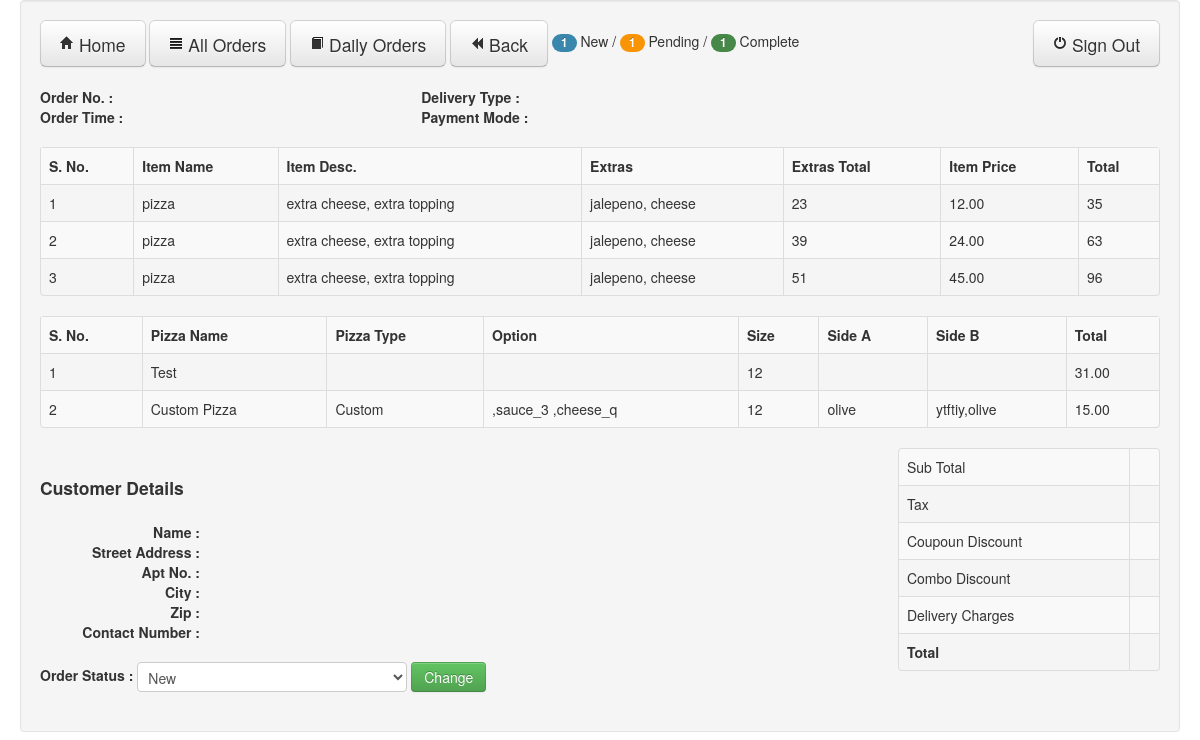
Page /adminOrderDetails.php?url_mainorder_id=1827364&url_user_id=11&url_status_id=2 (signed in) on the earlier database version.
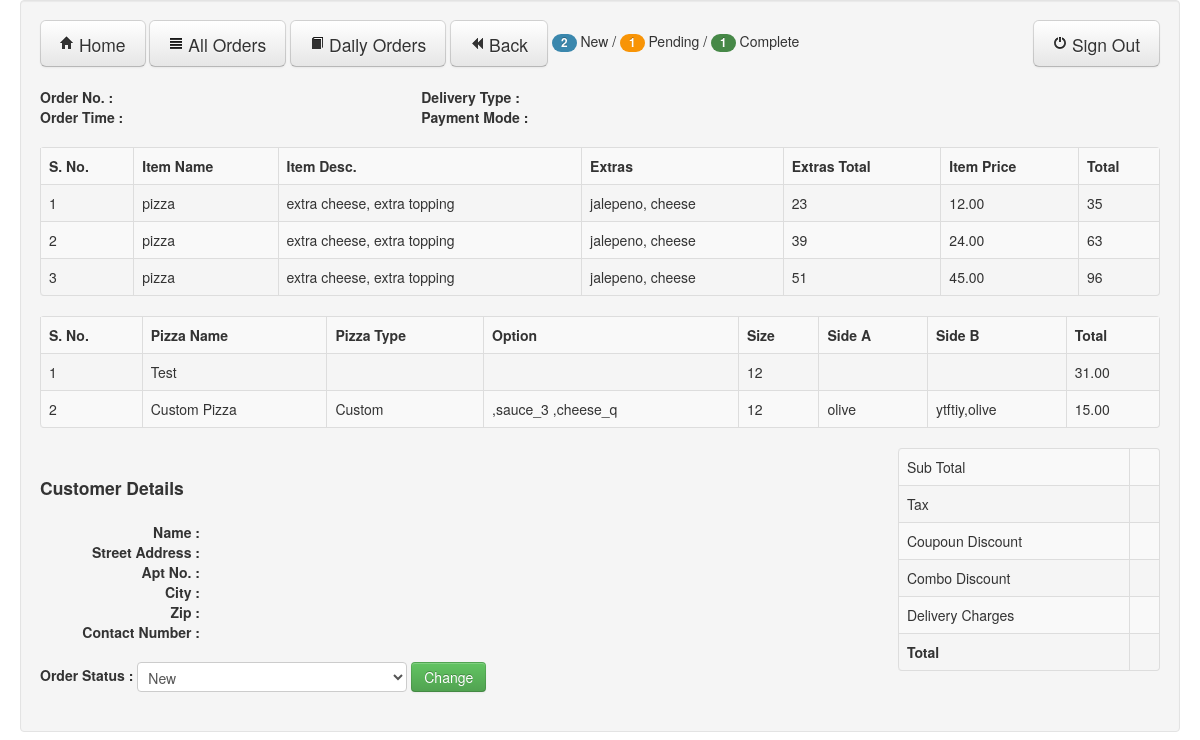
Same page on the later database version.
### tables this page shows
CREATE TABLE IF NOT EXISTS `cart_order_items` (
  `temp_order_id` int(11) NOT NULL AUTO_INCREMENT,
  `order_id` int(11) NOT NULL,
  `session_id` varchar(255) NOT NULL,
  `item_id` int(11) NOT NULL,
  `selected_options` varchar(255) NOT NULL,
  `extra_items` varchar(255) NOT NULL,
  `extra_price` varchar(255) NOT NULL,
  `pizzaname` varchar(255) NOT NULL,
  `size` int(11) NOT NULL,
  `price` decimal(11,2) NOT NULL,
  `pizzatype` varchar(255) NOT NULL,
  `crusttype` varchar(255) NOT NULL,
  `option` varchar(255) NOT NULL,
  `toppingsideA` varchar(255) NOT NULL,
  `toppingsideB` varchar(255) NOT NULL,
  `userid` int(11) NOT NULL,
  `status` varchar(255) NOT NULL,
  `pizzaid` int(11) NOT NULL,
  `item_name` varchar(255) DEFAULT NULL,
  `selected_options_name` varchar(255) DEFAULT NULL,
  `extra_items_name` varchar(255) DEFAULT NULL,
  PRIMARY KEY (`temp_order_id`)
);

CREATE TABLE IF NOT EXISTS `order_updt_status` (
  `username` varchar(255) NOT NULL,
  `userid` int(11) NOT NULL,
  `status` varchar(255) NOT NULL,
  `update_status` varchar(20) NOT NULL DEFAULT 'New',
  `mainorder_id` int(11) DEFAULT NULL, 
  UNIQUE KEY (`userid`, `status`, `mainorder_id`)
);

### adminOrderDetails.php (the view, shortened to what this page needs)
<?php require_once('Connections/online_order.php'); ?>
<?php
$logoutAction = $_SERVER['PHP_SELF']."?doLogout=true";
if ((isset($_SERVER['QUERY_STRING'])) && ($_SERVER['QUERY_STRING'] != "")){
  $logoutAction .="&". htmlentities($_SERVER['QUERY_STRING']);
}
?>
<?php
if (!function_exists("GetSQLValueString")) {
function GetSQLValueString($theValue, $theType, $theDefinedValue = "", $theNotDefinedValue = "")
{
  $theValue = function_exists("mysql_real_escape_string") ? mysql_real_escape_string($theValue) : mysql_escape_string($theValue);
  switch ($theType) {
    case "long":
    case "int":
      $theValue = ($theValue != "") ? intval($theValue) : "NULL";
      break;
  }
  return $theValue;
}
}
$colname_rsUserInfo = "-1";
if (isset($_GET['url_user_id'])) {
  $colname_rsUserInfo = $_GET['url_user_id'];
}
$colname_rsOrderDetails = "-1";
if (isset($_GET['url_mainorder_id'])) {
  $colname_rsOrderDetails = $_GET['url_mainorder_id'];
}
$colname_Status = "-1";
if (isset($_GET['url_status_id'])) {
  $colname_Status = $_GET['url_status_id'];
}
$query_rsUserInfo = sprintf("SELECT * FROM orders WHERE userid = %s AND status ='%s' AND mainorder_id = %s" , GetSQLValueString($colname_rsUserInfo, "int"), $colname_Status, GetSQLValueString($colname_rsOrderDetails, "int"));
$rsUserInfo = mysql_query($query_rsUserInfo, $online_order) or die(mysql_error());
$row_rsUserInfo = mysql_fetch_assoc($rsUserInfo);
$query_rsOrderDetails = sprintf("SELECT * FROM cart_order_items WHERE order_id = %s and pizzaname = '' or pizzaname is null", GetSQLValueString($colname_rsOrderDetails, "int"));
$rsOrderDetails = mysql_query($query_rsOrderDetails, $online_order) or die(mysql_error());
$row_rsOrderDetails = mysql_fetch_assoc($rsOrderDetails);
$query_rsOrderStatus = sprintf("SELECT * FROM order_updt_status WHERE status = '%s' AND userid = %s AND mainorder_id = %s",$colname_Status,GetSQLValueString($colname_rsUserInfo, "int"),$colname_rsOrderDetails);
$rsOrderStatus = mysql_query($query_rsOrderStatus, $online_order) or die(mysql_error());
$row_orderStatus = mysql_fetch_assoc($rsOrderStatus);
$update_status = $row_orderStatus['update_status'];
$query_newOrder = sprintf("SELECT * FROM order_updt_status WHERE update_status = 'New'");
$query_pendingOrder = sprintf("SELECT * FROM order_updt_status WHERE update_status = 'Pending'");
$query_completeOrder = sprintf("SELECT * FROM order_updt_status WHERE update_status = 'Complete'");
$count_newOrder = mysql_query($query_newOrder, $online_order) or die(mysql_error());
$count_pendingOrder = mysql_query($query_pendingOrder, $online_order) or die(mysql_error());
$count_completeOrder = mysql_query($query_completeOrder, $online_order) or die(mysql_error());
$totalRows_newOrder = mysql_num_rows($count_newOrder);
$totalRows_pendingOrder = mysql_num_rows($count_pendingOrder);
$totalRows_completeOrder = mysql_num_rows($count_completeOrder);
$query_rsPizzaDetails = sprintf("Select * from cart_order_items where  order_id = %s and pizzaname <> '' and pizzaname is not null", $colname_rsOrderDetails);
$rsPizzaDetails = mysql_query($query_rsPizzaDetails, $online_order) or die(mysql_error());
$row_rsPizzaDetails = mysql_fetch_assoc($rsPizzaDetails);
?>
<!DOCTYPE html>
<html>
<head>
  <link href="css/bootstrap.min.css" rel="stylesheet" media="screen">
    </head>
    <body>
      <div class="container-fluid">
        <div class="row-fluid">
          <div class="well">
<div class="row-fluid">
<a href="adminHome.php" class="btn btn-large" type="button"><i class="icon-home"> </i> Home</a>
<a href="adminSearchOrder.php" class="btn btn-large " type="button"><i class="icon-align-justify"> </i> All Orders</a>
<a href="adminSearchOrder.php?url_daily_search=1" class="btn btn-large" type="button"><i class="icon-book"> </i> Daily Orders</a>
<a href="adminSearchOrder.php" class="btn btn-large" type="button"><i class="icon-backward"> </i> Back</a>
         <span class="badge badge-info"><?php echo $totalRows_newOrder; ?></span> New /
         <span class="badge badge-warning"><?php echo $totalRows_pendingOrder; ?></span> Pending /
         <span class="badge badge-success"><?php echo $totalRows_completeOrder; ?></span> Complete
        <a href="<?php echo $logoutAction ?>">
        <button class="btn btn-large pull-right" type="button"><i class="icon-off"> </i> Sign Out</button>
        </a>
</div>
          <br>
          <div class="row-fluid">
            <div class="span4">
             <strong> Order No. : </strong>
              <br>
             <strong> Order Time :</strong>
            </div>
            <div class="span4">
             <strong> Delivery Type :</strong>
              <br>
             <strong> Payment Mode :</strong>
            </div>
          </div>
          <br>
          <table class="table table-striped table-bordered">
            <tr>
              <th>S. No.</th>
              <th>Item Name</th>
              <th>Item Desc.</th>
              <th>Extras</th>
              <th>Extras Total</th>
              <th>Item Price</th>
              <th>Total</th>
            </tr>
            <?php $i = 1; do { ?>
  <tr>
    <td><?php echo $i++; ?></td>
    <td><?php echo $row_rsOrderDetails['item_name']; ?></td>
    <td><?php echo $row_rsOrderDetails['selected_options_name']; ?></td>
    <td><?php echo $row_rsOrderDetails['extra_items_name']; ?></td>
    <td><?php echo $row_rsOrderDetails['extra_price']; ?></td>
    <td><?php echo $row_rsOrderDetails['price']; ?></td>
    <td><?php echo $row_rsOrderDetails['price']+$row_rsOrderDetails['extra_price']; ?></td>
  </tr>
  <?php } while ($row_rsOrderDetails = mysql_fetch_assoc($rsOrderDetails)); ?>
          </table>
                      <table class="table table-striped table-bordered">
              <tr>
              <th>S. No.</th>
                <th>Pizza Name</th>
                <th>Pizza Type</th>
                <th>Option</th>
                <th>Size</th>
                <th>Side A</th>
                <th>Side B</th>
                <th>Total</th>
              </tr>
              <?php $i = 1; do { ?>
              <tr>
              <td><?php echo $i++; ?></td>
                <td><?php echo $row_rsPizzaDetails['pizzaname']; ?></td>
                <td><?php echo $row_rsPizzaDetails['pizzatype']; ?></td>
                <td><?php echo $row_rsPizzaDetails['option']; ?></td>
                <td><?php echo $row_rsPizzaDetails['size']; ?></td>
                <td><?php echo $row_rsPizzaDetails['toppingsideA']; ?></td>
                <td><?php echo $row_rsPizzaDetails['toppingsideB']; ?></td>
                <td><?php echo $row_rsPizzaDetails['price']; ?></td>
              </tr>
               <?php } while ($row_rsPizzaDetails = mysql_fetch_assoc($rsPizzaDetails)); ?>
            </table>
<div class="row-fluid">
<div class="span8">
          <br>
          <h4>Customer Details</h4>
          <div class="row-fluid">
            <div class="span6">
            <dl class="dl-horizontal">
              <dt>Name :</dt>
              <dt>Street Address :</dt>
              <dt>Apt No. :</dt>
              <dt>City :</dt>
              <dt>Zip :</dt>
              <dt>Contact Number :</dt>
            </dl>
            </div>
          </div>
<form class="form-inline" method="adminOrderDetails.php">
<fieldset>
  <label class="control-label"><strong>Order Status : </strong></label>
    <select id="orderStatus" name="orderStatus" class="input-xlarge">
      <option value="New" <?php if($update_status == 'New') echo "selected"; ?>>New</option>
    </select>
<input id="orderChange" name="orderChange" class="btn btn-success" type="submit" value="Change">
</fieldset>
</form>
</div>
<div class="span3 pull-right">
  <table class="table table-bordered table-striped table-hover">
  <tr>
    <td>Sub Total</td>
    <td><?php echo $row_rsUserInfo['subtotal']; ?></td>
  </tr>
  <tr>
    <td>Tax</td>
    <td><?php echo $row_rsUserInfo['tax']; ?></td>
  </tr>
  <tr>
    <td>Coupoun Discount</td>
    <td><?php echo $row_rsUserInfo['coupon_discount']; ?></td>
  </tr>
  <tr>
    <td>Combo Discount</td>
    <td><?php echo $row_rsUserInfo['combo_dis']; ?></td>
  </tr>
  <tr>
    <td>Delivery Charges</td>
    <td><?php echo $row_rsUserInfo['delivery_charge']; ?></td>
  </tr>
  <tr>
    <td><strong>Total</strong></td>
    <td><strong><?php echo $row_rsUserInfo['order_total']; ?></strong></td>
  </tr>
  </table>
</div>
</div>
        </div>
      </div>
    </div>
  </body>
  </html>

Differences in the rows shown:
added order_updt_status: orderStatus "New"
Other differences:
$totalRows_newOrder: "1" → "2"
form field orderStatus: "New" → (not shown)
